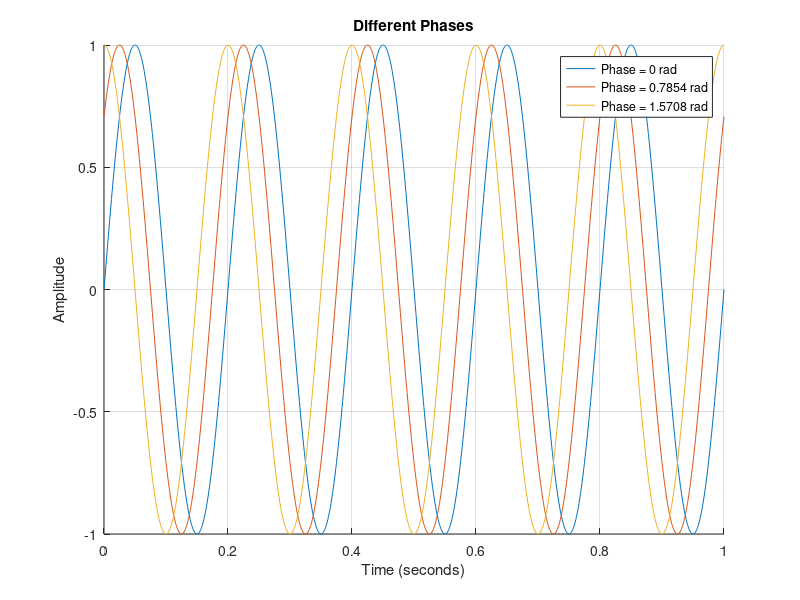

Reproduce this figure in MATLAB.
clear; clc;
fs = 1000;
duration = 1;
f = 5;
phases = [0, pi/4, pi/2];

t = 0:1/fs:duration;

figure;
hold on;

for i = 1:length(phases)
    signal = sin(2*pi*f*t + phases(i));
    
    plot(t, signal, 'DisplayName', ['Phase = ' num2str(phases(i)) ' rad']);
end

title('Different Phases');
xlabel('Time (seconds)');
ylabel('Amplitude');
grid on;
legend;
hold off;
print('HighResPlot', '-dpng', '-r300');
